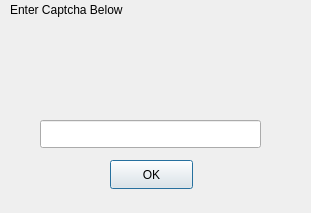
<?xml version="1.0" encoding="UTF-8"?>
<ui version="4.0">
 <class>Dialog</class>
 <widget class="QDialog" name="Dialog">
  <property name="geometry">
   <rect>
    <x>0</x>
    <y>0</y>
    <width>311</width>
    <height>213</height>
   </rect>
  </property>
  <property name="windowTitle">
   <string>Dialog</string>
  </property>
  <widget class="QLineEdit" name="lineEdit">
   <property name="geometry">
    <rect>
     <x>40</x>
     <y>120</y>
     <width>221</width>
     <height>28</height>
    </rect>
   </property>
  </widget>
  <widget class="QLabel" name="label">
   <property name="geometry">
    <rect>
     <x>10</x>
     <y>0</y>
     <width>281</width>
     <height>20</height>
    </rect>
   </property>
   <property name="text">
    <string>Enter Captcha Below</string>
   </property>
  </widget>
  <widget class="QPushButton" name="pushButton">
   <property name="geometry">
    <rect>
     <x>110</x>
     <y>160</y>
     <width>83</width>
     <height>29</height>
    </rect>
   </property>
   <property name="text">
    <string>OK</string>
   </property>
  </widget>
 </widget>
 <resources/>
 <connections/>
</ui>
